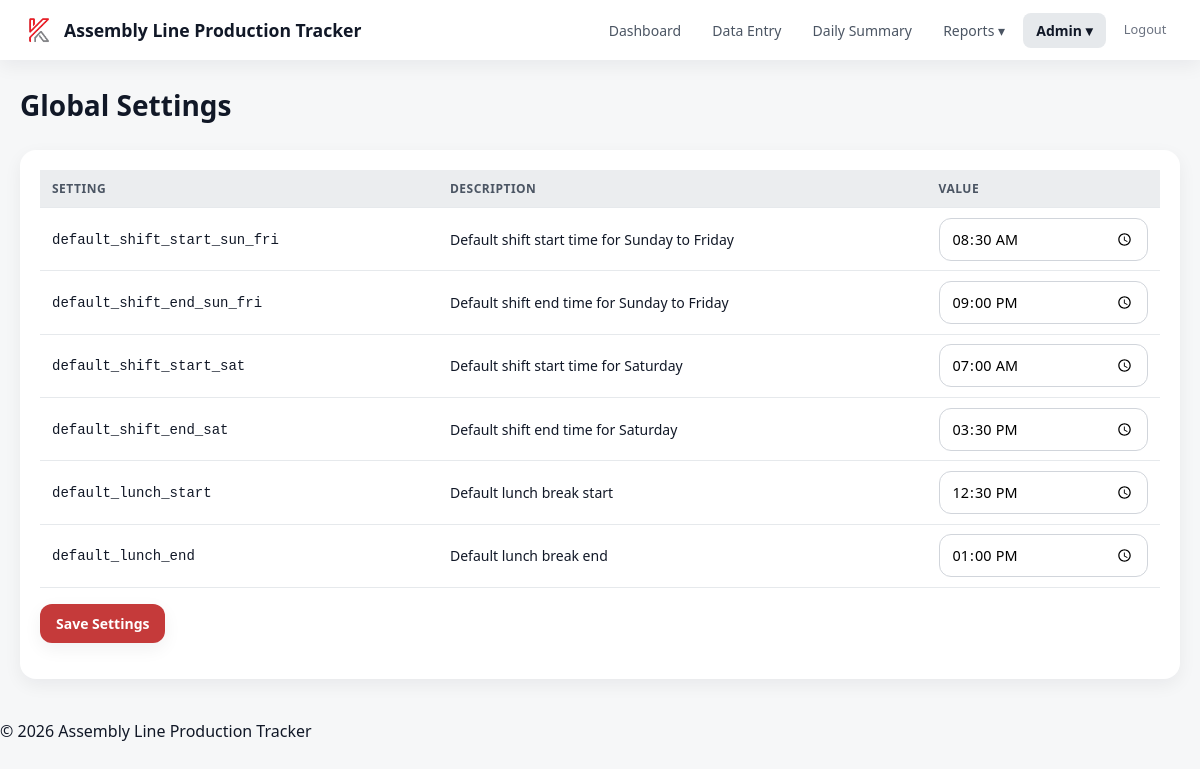
Screenshot of /pages/settings_page.php (signed in) with the database file from the repository.
### tables this page shows
CREATE TABLE IF NOT EXISTS settings (
    id INT UNSIGNED AUTO_INCREMENT PRIMARY KEY,
    setting_key VARCHAR(100) NOT NULL UNIQUE,
    setting_value TEXT,
    description VARCHAR(255),
    updated_at TIMESTAMP DEFAULT CURRENT_TIMESTAMP ON UPDATE CURRENT_TIMESTAMP
);

### includes/settings.php (called while the page is built, shortened)
<?php
function getAllSettings(): array {
    $db = getDB();
    $stmt = $db->query('SELECT * FROM settings ORDER BY id');
    return $stmt->fetchAll();
}

### includes/functions.php (called while the page is built, shortened)
<?php
require_once __DIR__ . '/settings.php';
function h($str): string {
    return htmlspecialchars((string)$str, ENT_QUOTES, 'UTF-8');
}

### pages/settings_page.php (the view, shortened to what this page needs)
<?php
require_once APP_ROOT . '/includes/functions.php';
$allSettings = getAllSettings();
include APP_ROOT . '/includes/header.php';
?>
<div class="page-header">
    <h1>Global Settings</h1>
</div>
<div class="card">
    <form method="POST">
        <div class="table-responsive">
            <table>
                <thead>
                    <tr>
                        <th>Setting</th>
                        <th>Description</th>
                        <th>Value</th>
                    </tr>
                </thead>
                <tbody>
                    <?php foreach ($allSettings as $s): ?>
                    <tr>
                        <td><code><?= h($s['setting_key']) ?></code></td>
                        <td><?= h($s['description']) ?></td>
                        <td>
                            <?php if (strpos($s['setting_key'], '_start') !== false || strpos($s['setting_key'], '_end') !== false): ?>
                                <input type="time" name="settings[<?= h($s['setting_key']) ?>]" value="<?= h($s['setting_value']) ?>">
                            <?php else: ?>
                                <input type="text" name="settings[<?= h($s['setting_key']) ?>]" value="<?= h($s['setting_value']) ?>" style="width:200px">
                            <?php endif; ?>
                        </td>
                    </tr>
                    <?php endforeach; ?>
                </tbody>
            </table>
        </div>
        <div class="form-group" style="margin-top:1rem;">
            <button type="submit" class="btn btn-primary">Save Settings</button>
        </div>
    </form>
</div>
<?php include APP_ROOT . '/includes/footer.php'; ?>

### assets/css/style.css (style rules this page uses)
*, *::before, *::after { box-sizing: border-box; margin: 0; padding: 0; }
:root { --brand-primary: #C53A3A; --brand-primary-dark: #A72E2E; --brand-primary-hover: #8B2A2A; --neutral-100: #F6F7F8; --neutral-200: #EBEDEF; --neutral-300: #E6E9EC; --neutral-400: #D1D5DB; --neutral-600: #6B7280; --neutral-700: #4B5563; --text-default: #111827; --white: #FFFFFF; --success: #16A34A; --success-light: #DCFCE7; --warning: #F59E0B; --warning-light: #FEF3C7; --error: #DC2626; --error-light: #FEE2E2; --info: #2563EB; --info-light: #DBEAFE; --pending: #9CA3AF; --pending-light: #F3F4F6; --radius-sm: 6px; --radius-md: 8px; --radius-lg: 12px; --radius-xl: 16px; --radius-pill: 999px; --shadow-soft: 0 6px 18px rgba(16,24,40,0.06); --shadow-medium: 0 8px 24px rgba(16,24,40,0.12); --primary: var(--brand-primary); --primary-light: var(--brand-primary); --primary-dark: var(--brand-primary-dark); --danger: var(--error); --danger-bg: var(--error-light); --success-bg: var(--success-light); --warning-bg: var(--warning-light); --info-bg: var(--info-light); --gray-50: var(--neutral-100); --gray-100: var(--neutral-200); --gray-200: var(--neutral-300); --gray-300: var(--neutral-400); --gray-400: var(--neutral-600); --gray-500: var(--neutral-600); --gray-600: var(--neutral-700); --gray-700: var(--neutral-700); --gray-800: var(--text-default); --radius: var(--radius-md); --shadow: var(--shadow-soft); --shadow-md: var(--shadow-medium); }
body { font-family: "Segoe UI", system-ui, -apple-system, "Helvetica Neue", Arial, sans-serif; font-size: 16px; color: var(--text-default); background: var(--neutral-100); line-height: 1.5; }
.page-header { display: flex; align-items: center; justify-content: space-between; margin-bottom: 1.5rem; flex-wrap: wrap; gap: 0.75rem; }
.page-header h1 { font-size: 1.75rem; font-weight: 700; color: var(--text-default); }
.card { background: var(--white); border-radius: var(--radius-xl); box-shadow: var(--shadow-soft); padding: 1.25rem; margin-bottom: 1rem; }
.table-responsive { overflow-x: auto; }
table { width: 100%; border-collapse: collapse; font-size: 0.875rem; }
th, td { padding: 0.6rem 0.75rem; text-align: left; border-bottom: 1px solid var(--neutral-300); }
th { background: var(--neutral-200); font-weight: 600; color: var(--neutral-700); text-transform: uppercase; font-size: 0.75rem; letter-spacing: 0.5px; white-space: nowrap; }
table { table-layout: auto; }
table th, table td { vertical-align: middle; }
.form-group { margin-bottom: 1rem; }
input[type="text"], input[type="number"], input[type="date"], input[type="time"], input[type="password"], select, textarea { width: 100%; padding: 10px 12px; border: 1px solid var(--neutral-400); border-radius: var(--radius-lg); font-size: 0.9rem; font-family: inherit; background: var(--white); transition: border-color 0.15s, box-shadow 0.15s; }
.btn { display: inline-flex; align-items: center; justify-content: center; gap: 8px; padding: 10px 16px; border: none; border-radius: var(--radius-lg); font-size: 0.875rem; font-weight: 600; cursor: pointer; transition: background 0.15s, transform 0.1s; font-family: inherit; box-shadow: var(--shadow-soft); }
.btn-primary { background: var(--brand-primary); color: var(--white); }

### rows the page displays
settings: setting_key "default_shift_start_sun_fri", description "Default shift start time for Sunday to Friday", setting_value "08:30"
settings: setting_key "default_shift_end_sun_fri", description "Default shift end time for Sunday to Friday", setting_value "21:00"
settings: setting_key "default_shift_start_sat", description "Default shift start time for Saturday", setting_value "07:00"
settings: setting_key "default_shift_end_sat", description "Default shift end time for Saturday", setting_value "15:30"
settings: setting_key "default_lunch_start", description "Default lunch break start", setting_value "12:30"
settings: setting_key "default_lunch_end", description "Default lunch break end", setting_value "13:00"

### other values shown
APP_NAME "Assembly Line Production Tracker"
